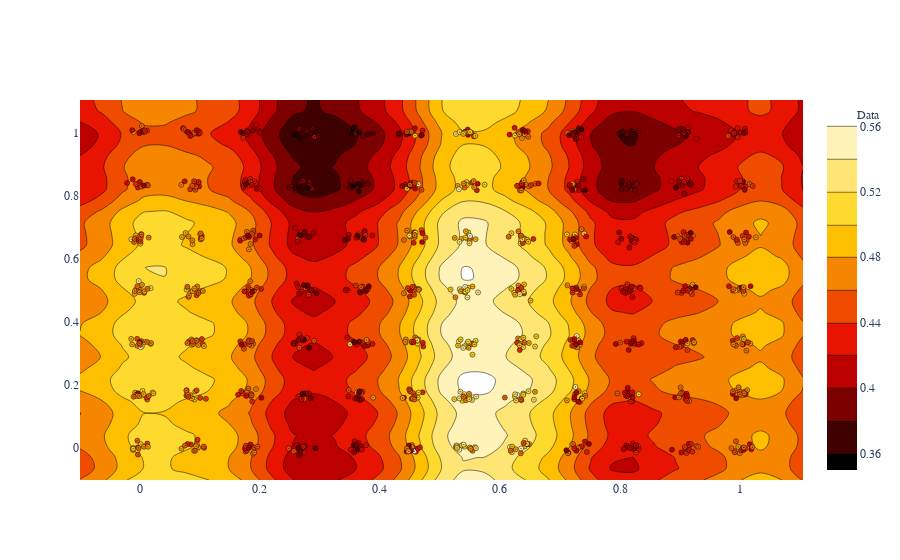

This figure's notebook cell:
### Code cell
fig = m.plot(title='1d_gp')

GPy.plotting.show(fig, filename='1d_gp')

### Figure 1 — Plotly figure (JSON) as saved in the notebook; plotly's stock layout.template omitted (floating-point values rounded to 4 significant figures; data arrays with more than 128 entries replaced by an {"elided": "..."} marker saying what was removed)
{"data": [{"marker": {"color": {"elided": "1096 float values"}, "colorscale": [[0, "rgb(0,0,0)"], [0.3333, "rgb(230,0,0)"], [0.6667, "rgb(255,210,0)"], [1, "rgb(255,255,255)"]], "line": {"color": "black", "width": 0.5}, "opacity": 1, "size": 5, "symbol": "circle-dot"}, "mode": "markers", "name": "Data", "showlegend": true, "type": "scatter", "x": {"elided": "1096 float values"}, "xaxis": "x", "y": {"elided": "1096 float values"}, "yaxis": "y"}, {"colorscale": [[0, "rgb(0,0,0)"], [0.3333, "rgb(230,0,0)"], [0.6667, "rgb(255,210,0)"], [1, "rgb(255,255,255)"]], "name": "Mean", "type": "contour", "x": [-0.09951, -0.06409, -0.02866, 0.006756, 0.04218, 0.0776, 0.113, 0.1484, 0.1839, 0.2193, 0.2547, 0.2901, 0.3255, 0.361, 0.3964, 0.4318, 0.4672, 0.5027, 0.5381, 0.5735, 0.6089, 0.6443, 0.6798, 0.7152, 0.7506, 0.786, 0.8214, 0.8569, 0.8923, 0.9277, 0.9631, 0.9985, 1.034, 1.069, 1.105], "xaxis": "x", "y": [-0.1016, -0.06621, -0.03078, 0.004649, 0.04008, 0.07551, 0.1109, 0.1464, 0.1818, 0.2172, 0.2527, 0.2881, 0.3235, 0.359, 0.3944, 0.4298, 0.4652, 0.5007, 0.5361, 0.5715, 0.607, 0.6424, 0.6778, 0.7133, 0.7487, 0.7841, 0.8196, 0.855, 0.8904, 0.9258, 0.9613, 0.9967, 1.032, 1.068, 1.103], "yaxis": "y", "z": {"elided": "35x35 float values"}}], "layout": {"font": {"family": "Raleway, sans-serif"}, "showlegend": true, "xaxis": {"anchor": "y", "domain": [0, 1]}, "yaxis": {"anchor": "x", "domain": [0, 1]}}}
